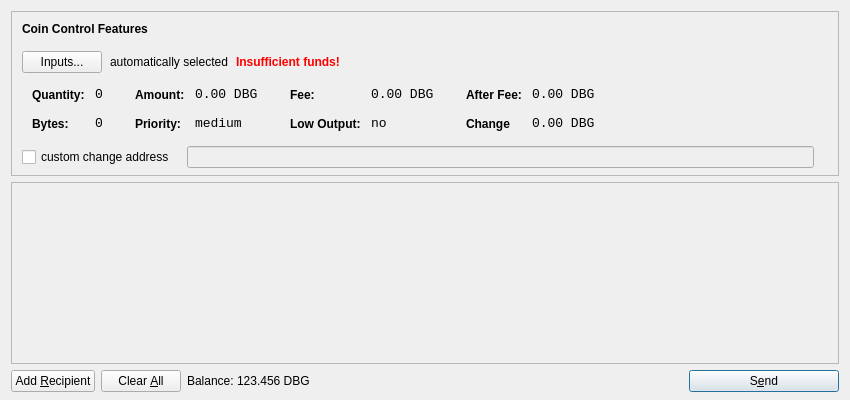
<?xml version="1.0" encoding="UTF-8"?>
<ui version="4.0">
 <class>SendCoinsDialog</class>
 <widget class="QDialog" name="SendCoinsDialog">
  <property name="geometry">
   <rect>
    <x>0</x>
    <y>0</y>
    <width>850</width>
    <height>400</height>
   </rect>
  </property>
  <property name="windowTitle">
   <string>Send Coins</string>
  </property>
  <layout class="QVBoxLayout" name="verticalLayout" stretch="0,1,0">
   <property name="bottomMargin">
    <number>8</number>
   </property>
   <item>
    <widget class="QFrame" name="frameCoinControl">
     <property name="sizePolicy">
      <sizepolicy hsizetype="Expanding" vsizetype="Expanding">
       <horstretch>0</horstretch>
       <verstretch>0</verstretch>
      </sizepolicy>
     </property>
     <property name="maximumSize">
      <size>
       <width>16777215</width>
       <height>16777215</height>
      </size>
     </property>
     <property name="frameShape">
      <enum>QFrame::StyledPanel</enum>
     </property>
     <property name="frameShadow">
      <enum>QFrame::Sunken</enum>
     </property>
     <layout class="QVBoxLayout" name="verticalLayoutCoinControl2">
      <property name="spacing">
       <number>-1</number>
      </property>
      <property name="leftMargin">
       <number>0</number>
      </property>
      <property name="topMargin">
       <number>0</number>
      </property>
      <property name="rightMargin">
       <number>0</number>
      </property>
      <property name="bottomMargin">
       <number>6</number>
      </property>
      <item>
       <layout class="QVBoxLayout" name="verticalLayoutCoinControl" stretch="0,0,0,0,1">
        <property name="spacing">
         <number>0</number>
        </property>
        <property name="leftMargin">
         <number>10</number>
        </property>
        <property name="topMargin">
         <number>10</number>
        </property>
        <item>
         <layout class="QHBoxLayout" name="horizontalLayoutCoinControl1">
          <property name="bottomMargin">
           <number>15</number>
          </property>
          <item>
           <widget class="QLabel" name="labelCoinControlFeatures">
            <property name="sizePolicy">
             <sizepolicy hsizetype="Preferred" vsizetype="Maximum">
              <horstretch>0</horstretch>
              <verstretch>0</verstretch>
             </sizepolicy>
            </property>
            <property name="font">
             <font>
              <weight>75</weight>
              <bold>true</bold>
             </font>
            </property>
            <property name="styleSheet">
             <string notr="true">font-weight:bold;</string>
            </property>
            <property name="text">
             <string>Coin Control Features</string>
            </property>
           </widget>
          </item>
         </layout>
        </item>
        <item>
         <layout class="QHBoxLayout" name="horizontalLayoutCoinControl2" stretch="0,0,0,0">
          <property name="spacing">
           <number>8</number>
          </property>
          <property name="bottomMargin">
           <number>10</number>
          </property>
          <item>
           <widget class="QPushButton" name="pushButtonCoinControl">
            <property name="styleSheet">
             <string notr="true"/>
            </property>
            <property name="text">
             <string>Inputs...</string>
            </property>
           </widget>
          </item>
          <item>
           <widget class="QLabel" name="labelCoinControlAutomaticallySelected">
            <property name="text">
             <string>automatically selected</string>
            </property>
            <property name="margin">
             <number>5</number>
            </property>
           </widget>
          </item>
          <item>
           <widget class="QLabel" name="labelCoinControlInsuffFunds">
            <property name="font">
             <font>
              <weight>75</weight>
              <bold>true</bold>
             </font>
            </property>
            <property name="styleSheet">
             <string notr="true">color:red;font-weight:bold;</string>
            </property>
            <property name="text">
             <string>Insufficient funds!</string>
            </property>
            <property name="margin">
             <number>5</number>
            </property>
           </widget>
          </item>
          <item>
           <spacer name="horizontalSpacerCoinControl">
            <property name="orientation">
             <enum>Qt::Horizontal</enum>
            </property>
            <property name="sizeHint" stdset="0">
             <size>
              <width>40</width>
              <height>1</height>
             </size>
            </property>
           </spacer>
          </item>
         </layout>
        </item>
        <item>
         <widget class="QWidget" name="widgetCoinControl" native="true">
          <property name="sizePolicy">
           <sizepolicy hsizetype="Preferred" vsizetype="Preferred">
            <horstretch>0</horstretch>
            <verstretch>0</verstretch>
           </sizepolicy>
          </property>
          <property name="minimumSize">
           <size>
            <width>0</width>
            <height>0</height>
           </size>
          </property>
          <property name="styleSheet">
           <string notr="true"/>
          </property>
          <layout class="QHBoxLayout" name="horizontalLayoutCoinControl5">
           <property name="margin">
            <number>0</number>
           </property>
           <item>
            <layout class="QHBoxLayout" name="horizontalLayoutCoinControl3" stretch="0,0,0,1">
             <property name="spacing">
              <number>20</number>
             </property>
             <property name="topMargin">
              <number>0</number>
             </property>
             <property name="bottomMargin">
              <number>10</number>
             </property>
             <item>
              <layout class="QFormLayout" name="formLayoutCoinControl1">
               <property name="horizontalSpacing">
                <number>10</number>
               </property>
               <property name="verticalSpacing">
                <number>14</number>
               </property>
               <property name="leftMargin">
                <number>10</number>
               </property>
               <property name="topMargin">
                <number>4</number>
               </property>
               <property name="rightMargin">
                <number>6</number>
               </property>
               <item row="0" column="0">
                <widget class="QLabel" name="labelCoinControlQuantityText">
                 <property name="styleSheet">
                  <string notr="true">font-weight:bold;</string>
                 </property>
                 <property name="text">
                  <string>Quantity:</string>
                 </property>
                 <property name="margin">
                  <number>0</number>
                 </property>
                </widget>
               </item>
               <item row="0" column="1">
                <widget class="QLabel" name="labelCoinControlQuantity">
                 <property name="font">
                  <font>
                   <family>Monospace</family>
                   <pointsize>10</pointsize>
                  </font>
                 </property>
                 <property name="cursor">
                  <cursorShape>IBeamCursor</cursorShape>
                 </property>
                 <property name="contextMenuPolicy">
                  <enum>Qt::ActionsContextMenu</enum>
                 </property>
                 <property name="text">
                  <string>0</string>
                 </property>
                 <property name="margin">
                  <number>0</number>
                 </property>
                 <property name="textInteractionFlags">
                  <set>Qt::LinksAccessibleByMouse|Qt::TextSelectableByKeyboard|Qt::TextSelectableByMouse</set>
                 </property>
                </widget>
               </item>
               <item row="1" column="0">
                <widget class="QLabel" name="labelCoinControlBytesText">
                 <property name="styleSheet">
                  <string notr="true">font-weight:bold;</string>
                 </property>
                 <property name="text">
                  <string>Bytes:</string>
                 </property>
                </widget>
               </item>
               <item row="1" column="1">
                <widget class="QLabel" name="labelCoinControlBytes">
                 <property name="font">
                  <font>
                   <family>Monospace</family>
                   <pointsize>10</pointsize>
                  </font>
                 </property>
                 <property name="cursor">
                  <cursorShape>IBeamCursor</cursorShape>
                 </property>
                 <property name="contextMenuPolicy">
                  <enum>Qt::ActionsContextMenu</enum>
                 </property>
                 <property name="text">
                  <string>0</string>
                 </property>
                 <property name="textInteractionFlags">
                  <set>Qt::LinksAccessibleByMouse|Qt::TextSelectableByKeyboard|Qt::TextSelectableByMouse</set>
                 </property>
                </widget>
               </item>
              </layout>
             </item>
             <item>
              <layout class="QFormLayout" name="formLayoutCoinControl2">
               <property name="horizontalSpacing">
                <number>10</number>
               </property>
               <property name="verticalSpacing">
                <number>14</number>
               </property>
               <property name="leftMargin">
                <number>6</number>
               </property>
               <property name="topMargin">
                <number>4</number>
               </property>
               <property name="rightMargin">
                <number>6</number>
               </property>
               <item row="0" column="0">
                <widget class="QLabel" name="labelCoinControlAmountText">
                 <property name="styleSheet">
                  <string notr="true">font-weight:bold;</string>
                 </property>
                 <property name="text">
                  <string>Amount:</string>
                 </property>
                 <property name="margin">
                  <number>0</number>
                 </property>
                </widget>
               </item>
               <item row="0" column="1">
                <widget class="QLabel" name="labelCoinControlAmount">
                 <property name="font">
                  <font>
                   <family>Monospace</family>
                   <pointsize>10</pointsize>
                  </font>
                 </property>
                 <property name="cursor">
                  <cursorShape>IBeamCursor</cursorShape>
                 </property>
                 <property name="contextMenuPolicy">
                  <enum>Qt::ActionsContextMenu</enum>
                 </property>
                 <property name="text">
                  <string>0.00 DBG</string>
                 </property>
                 <property name="textInteractionFlags">
                  <set>Qt::LinksAccessibleByMouse|Qt::TextSelectableByKeyboard|Qt::TextSelectableByMouse</set>
                 </property>
                </widget>
               </item>
               <item row="1" column="0">
                <widget class="QLabel" name="labelCoinControlPriorityText">
                 <property name="styleSheet">
                  <string notr="true">font-weight:bold;</string>
                 </property>
                 <property name="text">
                  <string>Priority:</string>
                 </property>
                </widget>
               </item>
               <item row="1" column="1">
                <widget class="QLabel" name="labelCoinControlPriority">
                 <property name="font">
                  <font>
                   <family>Monospace</family>
                   <pointsize>10</pointsize>
                  </font>
                 </property>
                 <property name="cursor">
                  <cursorShape>IBeamCursor</cursorShape>
                 </property>
                 <property name="contextMenuPolicy">
                  <enum>Qt::ActionsContextMenu</enum>
                 </property>
                 <property name="text">
                  <string>medium</string>
                 </property>
                 <property name="textInteractionFlags">
                  <set>Qt::LinksAccessibleByMouse|Qt::TextSelectableByKeyboard|Qt::TextSelectableByMouse</set>
                 </property>
                </widget>
               </item>
              </layout>
             </item>
             <item>
              <layout class="QFormLayout" name="formLayoutCoinControl3">
               <property name="horizontalSpacing">
                <number>10</number>
               </property>
               <property name="verticalSpacing">
                <number>14</number>
               </property>
               <property name="leftMargin">
                <number>6</number>
               </property>
               <property name="topMargin">
                <number>4</number>
               </property>
               <property name="rightMargin">
                <number>6</number>
               </property>
               <item row="0" column="0">
                <widget class="QLabel" name="labelCoinControlFeeText">
                 <property name="styleSheet">
                  <string notr="true">font-weight:bold;</string>
                 </property>
                 <property name="text">
                  <string>Fee:</string>
                 </property>
                 <property name="margin">
                  <number>0</number>
                 </property>
                </widget>
               </item>
               <item row="0" column="1">
                <widget class="QLabel" name="labelCoinControlFee">
                 <property name="font">
                  <font>
                   <family>Monospace</family>
                   <pointsize>10</pointsize>
                  </font>
                 </property>
                 <property name="cursor">
                  <cursorShape>IBeamCursor</cursorShape>
                 </property>
                 <property name="contextMenuPolicy">
                  <enum>Qt::ActionsContextMenu</enum>
                 </property>
                 <property name="text">
                  <string>0.00 DBG</string>
                 </property>
                 <property name="textInteractionFlags">
                  <set>Qt::LinksAccessibleByMouse|Qt::TextSelectableByKeyboard|Qt::TextSelectableByMouse</set>
                 </property>
                </widget>
               </item>
               <item row="1" column="0">
                <widget class="QLabel" name="labelCoinControlLowOutputText">
                 <property name="styleSheet">
                  <string notr="true">font-weight:bold;</string>
                 </property>
                 <property name="text">
                  <string>Low Output:</string>
                 </property>
                </widget>
               </item>
               <item row="1" column="1">
                <widget class="QLabel" name="labelCoinControlLowOutput">
                 <property name="font">
                  <font>
                   <family>Monospace</family>
                   <pointsize>10</pointsize>
                  </font>
                 </property>
                 <property name="cursor">
                  <cursorShape>IBeamCursor</cursorShape>
                 </property>
                 <property name="contextMenuPolicy">
                  <enum>Qt::ActionsContextMenu</enum>
                 </property>
                 <property name="text">
                  <string>no</string>
                 </property>
                 <property name="textInteractionFlags">
                  <set>Qt::LinksAccessibleByMouse|Qt::TextSelectableByKeyboard|Qt::TextSelectableByMouse</set>
                 </property>
                </widget>
               </item>
              </layout>
             </item>
             <item>
              <layout class="QFormLayout" name="formLayoutCoinControl4">
               <property name="horizontalSpacing">
                <number>10</number>
               </property>
               <property name="verticalSpacing">
                <number>14</number>
               </property>
               <property name="leftMargin">
                <number>6</number>
               </property>
               <property name="topMargin">
                <number>4</number>
               </property>
               <property name="rightMargin">
                <number>6</number>
               </property>
               <item row="0" column="0">
                <widget class="QLabel" name="labelCoinControlAfterFeeText">
                 <property name="styleSheet">
                  <string notr="true">font-weight:bold;</string>
                 </property>
                 <property name="text">
                  <string>After Fee:</string>
                 </property>
                 <property name="margin">
                  <number>0</number>
                 </property>
                </widget>
               </item>
               <item row="0" column="1">
                <widget class="QLabel" name="labelCoinControlAfterFee">
                 <property name="font">
                  <font>
                   <family>Monospace</family>
                   <pointsize>10</pointsize>
                  </font>
                 </property>
                 <property name="cursor">
                  <cursorShape>IBeamCursor</cursorShape>
                 </property>
                 <property name="contextMenuPolicy">
                  <enum>Qt::ActionsContextMenu</enum>
                 </property>
                 <property name="text">
                  <string>0.00 DBG</string>
                 </property>
                 <property name="textInteractionFlags">
                  <set>Qt::LinksAccessibleByMouse|Qt::TextSelectableByKeyboard|Qt::TextSelectableByMouse</set>
                 </property>
                </widget>
               </item>
               <item row="1" column="0">
                <widget class="QLabel" name="labelCoinControlChangeText">
                 <property name="styleSheet">
                  <string notr="true">font-weight:bold;</string>
                 </property>
                 <property name="text">
                  <string>Change</string>
                 </property>
                </widget>
               </item>
               <item row="1" column="1">
                <widget class="QLabel" name="labelCoinControlChange">
                 <property name="font">
                  <font>
                   <family>Monospace</family>
                   <pointsize>10</pointsize>
                  </font>
                 </property>
                 <property name="cursor">
                  <cursorShape>IBeamCursor</cursorShape>
                 </property>
                 <property name="contextMenuPolicy">
                  <enum>Qt::ActionsContextMenu</enum>
                 </property>
                 <property name="text">
                  <string>0.00 DBG</string>
                 </property>
                 <property name="textInteractionFlags">
                  <set>Qt::LinksAccessibleByMouse|Qt::TextSelectableByKeyboard|Qt::TextSelectableByMouse</set>
                 </property>
                </widget>
               </item>
              </layout>
             </item>
            </layout>
           </item>
          </layout>
         </widget>
        </item>
        <item>
         <layout class="QHBoxLayout" name="horizontalLayoutCoinControl4" stretch="0,0,0">
          <property name="spacing">
           <number>12</number>
          </property>
          <property name="sizeConstraint">
           <enum>QLayout::SetDefaultConstraint</enum>
          </property>
          <property name="topMargin">
           <number>5</number>
          </property>
          <property name="rightMargin">
           <number>5</number>
          </property>
          <item>
           <widget class="QCheckBox" name="checkBoxCoinControlChange">
            <property name="text">
             <string>custom change address</string>
            </property>
           </widget>
          </item>
          <item>
           <widget class="QLineEdit" name="lineEditCoinControlChange">
            <property name="enabled">
             <bool>false</bool>
            </property>
            <property name="sizePolicy">
             <sizepolicy hsizetype="Expanding" vsizetype="Fixed">
              <horstretch>0</horstretch>
              <verstretch>0</verstretch>
             </sizepolicy>
            </property>
           </widget>
          </item>
          <item>
           <widget class="QLabel" name="labelCoinControlChangeLabel">
            <property name="sizePolicy">
             <sizepolicy hsizetype="Preferred" vsizetype="Expanding">
              <horstretch>0</horstretch>
              <verstretch>0</verstretch>
             </sizepolicy>
            </property>
            <property name="minimumSize">
             <size>
              <width>0</width>
              <height>0</height>
             </size>
            </property>
            <property name="text">
             <string/>
            </property>
            <property name="margin">
             <number>3</number>
            </property>
           </widget>
          </item>
         </layout>
        </item>
        <item>
         <spacer name="verticalSpacerCoinControl">
          <property name="orientation">
           <enum>Qt::Vertical</enum>
          </property>
          <property name="sizeHint" stdset="0">
           <size>
            <width>800</width>
            <height>1</height>
           </size>
          </property>
         </spacer>
        </item>
       </layout>
      </item>
     </layout>
    </widget>
   </item>
   <item>
    <widget class="QScrollArea" name="scrollArea">
     <property name="widgetResizable">
      <bool>true</bool>
     </property>
     <widget class="QWidget" name="scrollAreaWidgetContents">
      <property name="geometry">
       <rect>
        <x>0</x>
        <y>0</y>
        <width>830</width>
        <height>165</height>
       </rect>
      </property>
      <layout class="QVBoxLayout" name="verticalLayout_2">
       <property name="margin">
        <number>0</number>
       </property>
       <item>
        <layout class="QVBoxLayout" name="entries">
         <property name="spacing">
          <number>6</number>
         </property>
        </layout>
       </item>
       <item>
        <spacer name="verticalSpacer">
         <property name="orientation">
          <enum>Qt::Vertical</enum>
         </property>
         <property name="sizeHint" stdset="0">
          <size>
           <width>20</width>
           <height>40</height>
          </size>
         </property>
        </spacer>
       </item>
      </layout>
     </widget>
    </widget>
   </item>
   <item>
    <layout class="QHBoxLayout" name="horizontalLayout">
     <item>
      <widget class="QPushButton" name="addButton">
       <property name="toolTip">
        <string>Send to multiple recipients at once</string>
       </property>
       <property name="text">
        <string>Add &amp;Recipient</string>
       </property>
       <property name="autoDefault">
        <bool>false</bool>
       </property>
      </widget>
     </item>
     <item>
      <widget class="QPushButton" name="clearButton">
       <property name="sizePolicy">
        <sizepolicy hsizetype="Minimum" vsizetype="Fixed">
         <horstretch>0</horstretch>
         <verstretch>0</verstretch>
        </sizepolicy>
       </property>
       <property name="toolTip">
        <string>Remove all transaction fields</string>
       </property>
       <property name="text">
        <string>Clear &amp;All</string>
       </property>
       <property name="autoRepeatDelay">
        <number>300</number>
       </property>
       <property name="autoDefault">
        <bool>false</bool>
       </property>
      </widget>
     </item>
     <item>
      <layout class="QHBoxLayout" name="horizontalLayout_2">
       <property name="spacing">
        <number>3</number>
       </property>
       <item>
        <widget class="QLabel" name="label">
         <property name="sizePolicy">
          <sizepolicy hsizetype="Preferred" vsizetype="Fixed">
           <horstretch>0</horstretch>
           <verstretch>0</verstretch>
          </sizepolicy>
         </property>
         <property name="text">
          <string>Balance:</string>
         </property>
        </widget>
       </item>
       <item>
        <widget class="QLabel" name="labelBalance">
         <property name="sizePolicy">
          <sizepolicy hsizetype="Preferred" vsizetype="Fixed">
           <horstretch>0</horstretch>
           <verstretch>0</verstretch>
          </sizepolicy>
         </property>
         <property name="cursor">
          <cursorShape>IBeamCursor</cursorShape>
         </property>
         <property name="text">
          <string>123.456 DBG</string>
         </property>
         <property name="textInteractionFlags">
          <set>Qt::LinksAccessibleByMouse|Qt::TextSelectableByKeyboard|Qt::TextSelectableByMouse</set>
         </property>
        </widget>
       </item>
      </layout>
     </item>
     <item>
      <spacer name="horizontalSpacer">
       <property name="orientation">
        <enum>Qt::Horizontal</enum>
       </property>
       <property name="sizeHint" stdset="0">
        <size>
         <width>40</width>
         <height>20</height>
        </size>
       </property>
      </spacer>
     </item>
     <item>
      <widget class="QPushButton" name="sendButton">
       <property name="minimumSize">
        <size>
         <width>150</width>
         <height>0</height>
        </size>
       </property>
       <property name="toolTip">
        <string>Confirm the send action</string>
       </property>
       <property name="text">
        <string>S&amp;end</string>
       </property>
       <property name="icon">
        <iconset resource="../bitcoin.qrc">
         <normaloff>:/icons/send</normaloff>:/icons/send</iconset>
       </property>
       <property name="default">
        <bool>true</bool>
       </property>
      </widget>
     </item>
    </layout>
   </item>
  </layout>
 </widget>
 <resources>
  <include location="../bitcoin.qrc"/>
 </resources>
 <connections/>
</ui>
